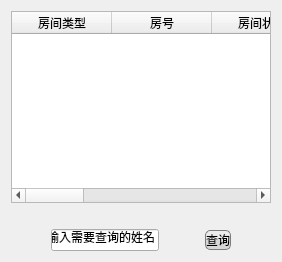
            <widget class="QWidget" name="RoomInfoM">
             <property name="styleSheet">
              <string notr="true">#RoomInfoM{background:url(:/res/background2.png)}</string>
             </property>
             <attribute name="title">
              <string>房屋信息查询管理</string>
             </attribute>
             <layout class="QVBoxLayout" name="verticalLayout_5">
              <item>
               <widget class="QWidget" name="widget_4" native="true">
                <layout class="QGridLayout" name="gridLayout_8">
                 <property name="margin">
                  <number>0</number>
                 </property>
                 <item row="0" column="0">
                  <widget class="QTableWidget" name="roomInfoTableWidget">
                   <property name="styleSheet">
                    <string notr="true">background-image:url(:/res/white.png);</string>
                   </property>
                   <property name="editTriggers">
                    <set>QAbstractItemView::NoEditTriggers</set>
                   </property>
                   <column>
                    <property name="text">
                     <string>房间类型</string>
                    </property>
                   </column>
                   <column>
                    <property name="text">
                     <string>房号</string>
                    </property>
                   </column>
                   <column>
                    <property name="text">
                     <string>房间状态</string>
                    </property>
                   </column>
                   <column>
                    <property name="text">
                     <string>价格</string>
                    </property>
                   </column>
                   <column>
                    <property name="text">
                     <string>入住时间</string>
                    </property>
                   </column>
                   <column>
                    <property name="text">
                     <string>住客1</string>
                    </property>
                   </column>
                   <column>
                    <property name="text">
                     <string>住客2</string>
                    </property>
                   </column>
                   <column>
                    <property name="text">
                     <string>住客3</string>
                    </property>
                   </column>
                  </widget>
                 </item>
                </layout>
               </widget>
              </item>
              <item>
               <spacer name="horizontalSpacer_21">
                <property name="orientation">
                 <enum>Qt::Horizontal</enum>
                </property>
                <property name="sizeHint" stdset="0">
                 <size>
                  <width>40</width>
                  <height>20</height>
                 </size>
                </property>
               </spacer>
              </item>
              <item>
               <layout class="QGridLayout" name="gridLayout_11">
                <item row="0" column="1">
                 <widget class="QLineEdit" name="queryLineEdit">
                  <property name="text">
                   <string>请输入需要查询的姓名</string>
                  </property>
                 </widget>
                </item>
                <item row="0" column="0">
                 <spacer name="horizontalSpacer_20">
                  <property name="orientation">
                   <enum>Qt::Horizontal</enum>
                  </property>
                  <property name="sizeHint" stdset="0">
                   <size>
                    <width>40</width>
                    <height>20</height>
                   </size>
                  </property>
                 </spacer>
                </item>
                <item row="0" column="2">
                 <spacer name="horizontalSpacer_19">
                  <property name="orientation">
                   <enum>Qt::Horizontal</enum>
                  </property>
                  <property name="sizeHint" stdset="0">
                   <size>
                    <width>40</width>
                    <height>20</height>
                   </size>
                  </property>
                 </spacer>
                </item>
                <item row="0" column="3">
                 <widget class="QPushButton" name="queryButton">
                  <property name="sizePolicy">
                   <sizepolicy hsizetype="Expanding" vsizetype="Fixed">
                    <horstretch>0</horstretch>
                    <verstretch>0</verstretch>
                   </sizepolicy>
                  </property>
                  <property name="sizeIncrement">
                   <size>
                    <width>0</width>
                    <height>0</height>
                   </size>
                  </property>
                  <property name="styleSheet">
                   <string notr="true">QPushButton#queryButton{
background-color: qconicalgradient(cx:0.5, cy:0.522909, angle:179.9, stop:0.494318 rgba(214, 214, 214, 255), stop:0.5 rgba(236, 236, 236, 255));
border: 1px solid rgb(124, 124, 124);
border-radius:5px;
}
QPushButton#queryButton:hover{
  background-color: qconicalgradient(cx:0.5, cy:0.522909, angle:179.9, stop:0.494318 rgba(181, 225, 250, 255), stop:0.5 rgba(222, 242, 251, 255));
  border-radius:5px;
  border: 1px solid #3C80B1;  
}
QPushButton#queryButton:pressed{
  background-color: qconicalgradient(cx:0.5, cy:0.522909, angle:179.9, stop:0.494318 rgba(134, 198, 233, 255), stop:0.5 rgba(206, 234, 248, 255));
  border-radius:5px;
  border: 1px solid #5F92B2;  
}</string>
                  </property>
                  <property name="text">
                   <string>查询</string>
                  </property>
                  <property name="shortcut">
                   <string/>
                  </property>
                 </widget>
                </item>
                <item row="0" column="4">
                 <spacer name="horizontalSpacer_22">
                  <property name="orientation">
                   <enum>Qt::Horizontal</enum>
                  </property>
                  <property name="sizeHint" stdset="0">
                   <size>
                    <width>40</width>
                    <height>20</height>
                   </size>
                  </property>
                 </spacer>
                </item>
               </layout>
              </item>
             </layout>
            </widget>
